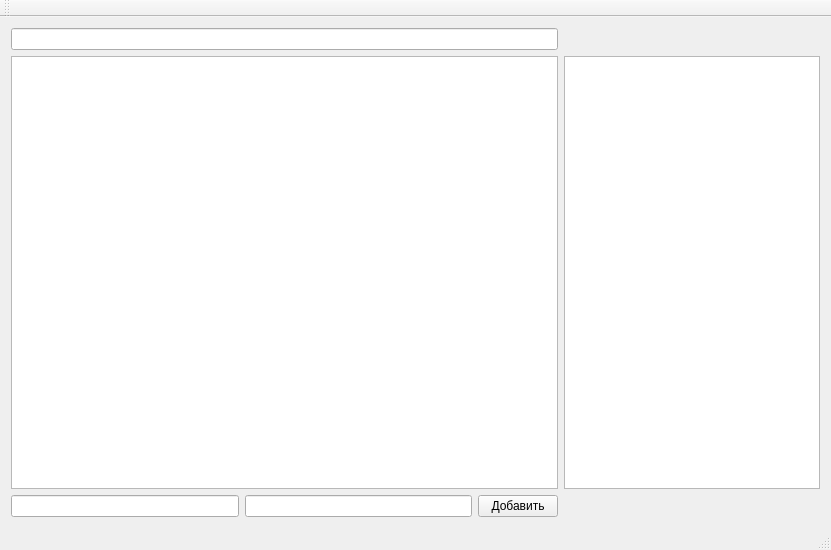
<?xml version="1.0" encoding="UTF-8"?>
<ui version="4.0">
 <class>MainWindow</class>
 <widget class="QMainWindow" name="MainWindow">
  <property name="geometry">
   <rect>
    <x>0</x>
    <y>0</y>
    <width>831</width>
    <height>550</height>
   </rect>
  </property>
  <property name="windowTitle">
   <string>MainWindow</string>
  </property>
  <widget class="QWidget" name="centralWidget">
   <layout class="QGridLayout" name="gridLayout_2">
    <item row="0" column="0">
     <layout class="QGridLayout" name="gridLayout">
      <item row="1" column="3" colspan="2">
       <widget class="QTableWidget" name="tableWidgetSelected"/>
      </item>
      <item row="3" column="0">
       <widget class="QLineEdit" name="lineEditManufacturerName"/>
      </item>
      <item row="1" column="0" colspan="3">
       <widget class="QTableWidget" name="tableWidgetMain"/>
      </item>
      <item row="3" column="2">
       <widget class="QPushButton" name="pushButtonRopeAdd">
        <property name="text">
         <string>Добавить</string>
        </property>
       </widget>
      </item>
      <item row="3" column="1">
       <widget class="QLineEdit" name="lineEditRopeNumber"/>
      </item>
      <item row="0" column="0" colspan="3">
       <widget class="QLineEdit" name="lineEditSearch"/>
      </item>
     </layout>
    </item>
   </layout>
  </widget>
  <widget class="QMenuBar" name="menuBar">
   <property name="geometry">
    <rect>
     <x>0</x>
     <y>0</y>
     <width>831</width>
     <height>20</height>
    </rect>
   </property>
  </widget>
  <widget class="QToolBar" name="mainToolBar">
   <attribute name="toolBarArea">
    <enum>TopToolBarArea</enum>
   </attribute>
   <attribute name="toolBarBreak">
    <bool>false</bool>
   </attribute>
  </widget>
  <widget class="QStatusBar" name="statusBar"/>
 </widget>
 <layoutdefault spacing="6" margin="11"/>
 <resources/>
 <connections/>
</ui>
